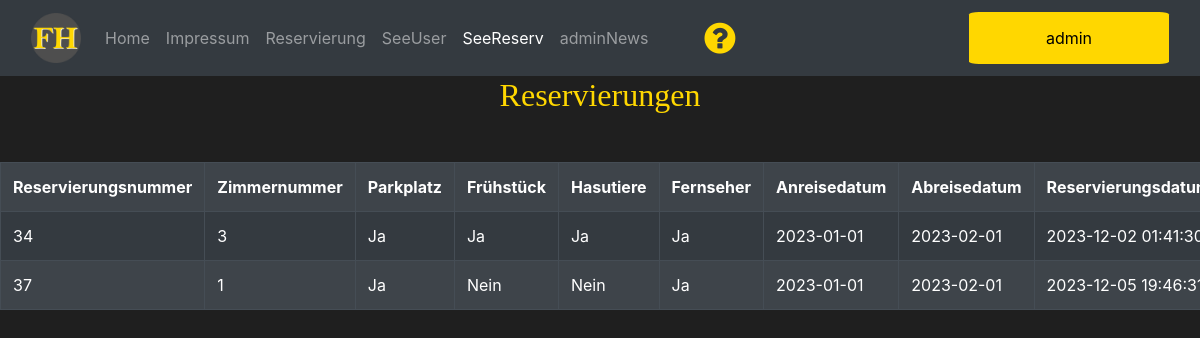
The page /index.php?menu=adminReservierung (signed in) on the database its author committed.
### tables this page shows
CREATE TABLE `tbl_reservierungen` (
  `reserv_nummer` int(11) NOT NULL,
  `reserv_zimmer_nummer` int(50) NOT NULL,
  `reserv_parkplatz` varchar(10) NOT NULL,
  `reserv_breakfast` varchar(10) NOT NULL,
  `reserv_haustiere` varchar(10) NOT NULL,
  `reserv_fernseher` varchar(10) NOT NULL,
  `reserv_datumAn` date NOT NULL,
  `reserv_datumAb` date NOT NULL,
  `reserv_zeitpunkt` datetime NOT NULL,
  `reserv_id` int(10) NOT NULL
);

### sites/adminReservierung.php (the view, shortened to what this page needs)
<!DOCTYPE html>
<html lang="de">
<body id="reservierungsdaten" class="plain-text">
<div style="overflow-x:auto;">
    <table class="table table-dark mt-5  table-striped table-bordered table-hover table-condensed" name="table">
    <h1>Reservierungen</h1>
        <tr>
            <th>Reservierungsnummer</th>
            <th>Zimmernummer</th>
            <th>Parkplatz</th>
            <th>Frühstück</th>
            <th>Hasutiere</th>
            <th>Fernseher</th>
            <th>Anreisedatum</th>
            <th>Abreisedatum</th>
            <th>Reservierungsdatum</th>
        </tr>
        <?php require_once 'includes/dbaccess.php';
        $sql = "SELECT reserv_nummer, reserv_zimmer_nummer, reserv_parkplatz, reserv_breakfast, reserv_haustiere, reserv_fernseher, reserv_datumAn, reserv_datumAb, reserv_Zeitpunkt, reserv_id FROM tbl_reservierungen
                ORDER BY reserv_nummer ASC";
        $result = $con->query($sql);
        if ($result->num_rows > 0) {
            while ($row = $result->fetch_assoc()) { ?>
                <tr>
                    <td>
                        <?php echo $row['reserv_nummer'] ?>
                    </td>
                    <td>
                        <?php echo $row['reserv_zimmer_nummer'] ?>
                    </td>
                    <td>
                        <?php echo $row['reserv_parkplatz'] ?>
                    </td>
                    <td>
                        <?php echo $row['reserv_breakfast'] ?>
                    </td>
                    <td>
                        <?php echo $row['reserv_haustiere'] ?>
                    </td>
                    <td>
                        <?php echo $row['reserv_fernseher'] ?>
                    </td>
                    <td>
                        <?php echo $row['reserv_datumAn'] ?>
                    </td>
                    <td>
                        <?php echo $row['reserv_datumAb'] ?>
                    </td>
                    <td>
                        <?php echo $row['reserv_Zeitpunkt'] ?>
                    </td>
            </tr>
            <?php
            }
        } else {
            echo "Keine Kontaktdatengespeichert";
        }
        ?>
        </div>
</body>
</html>

### style.css (style rules this page uses)
body { background-color: #1f1f1f; overflow-x: hidden; overflow-y: scroll !important; }
h1 { color: gold; font-family: Bell MT; text-align: center; font-size: 200%; }
.plain-text { color: white; font-size: 100%; }

### rows shown on the page
tbl_reservierungen: reserv_nummer "34", reserv_zimmer_nummer "3", reserv_parkplatz "Ja", reserv_breakfast "Ja", reserv_haustiere "Ja", reserv_fernseher "Ja", reserv_datumAn "2023-01-01", reserv_datumAb "2023-02-01", reserv_zeitpunkt "2023-12-02…"
tbl_reservierungen: reserv_nummer "37", reserv_zimmer_nummer "1", reserv_parkplatz "Ja", reserv_breakfast "Nein", reserv_haustiere "Nein", reserv_fernseher "Ja", reserv_datumAn "2023-01-01", reserv_datumAb "2023-02-01", reserv_zeitpunkt "2023-12-05…"

### other values the page prints
$navigationElement['label'] "Home"
$navigationElement['label'] "Impressum"
$navigationElement['label'] "Reservierung"
$navigationElement['label'] "SeeUser"
$navigationElement['label'] "SeeReserv"
$navigationElement['label'] "adminNews"
$benutzername "admin"
